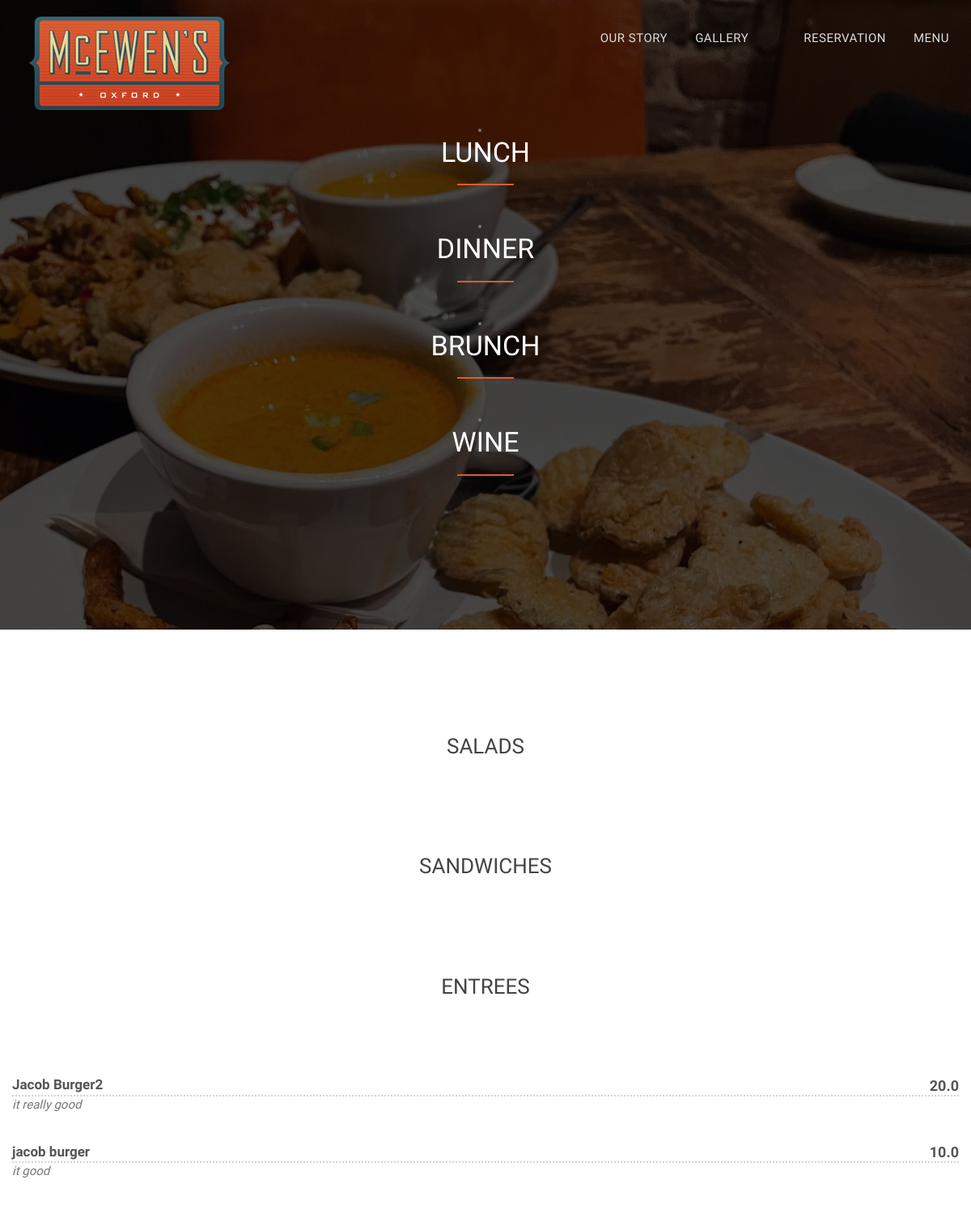
Page /lunch/ on the earlier database version.
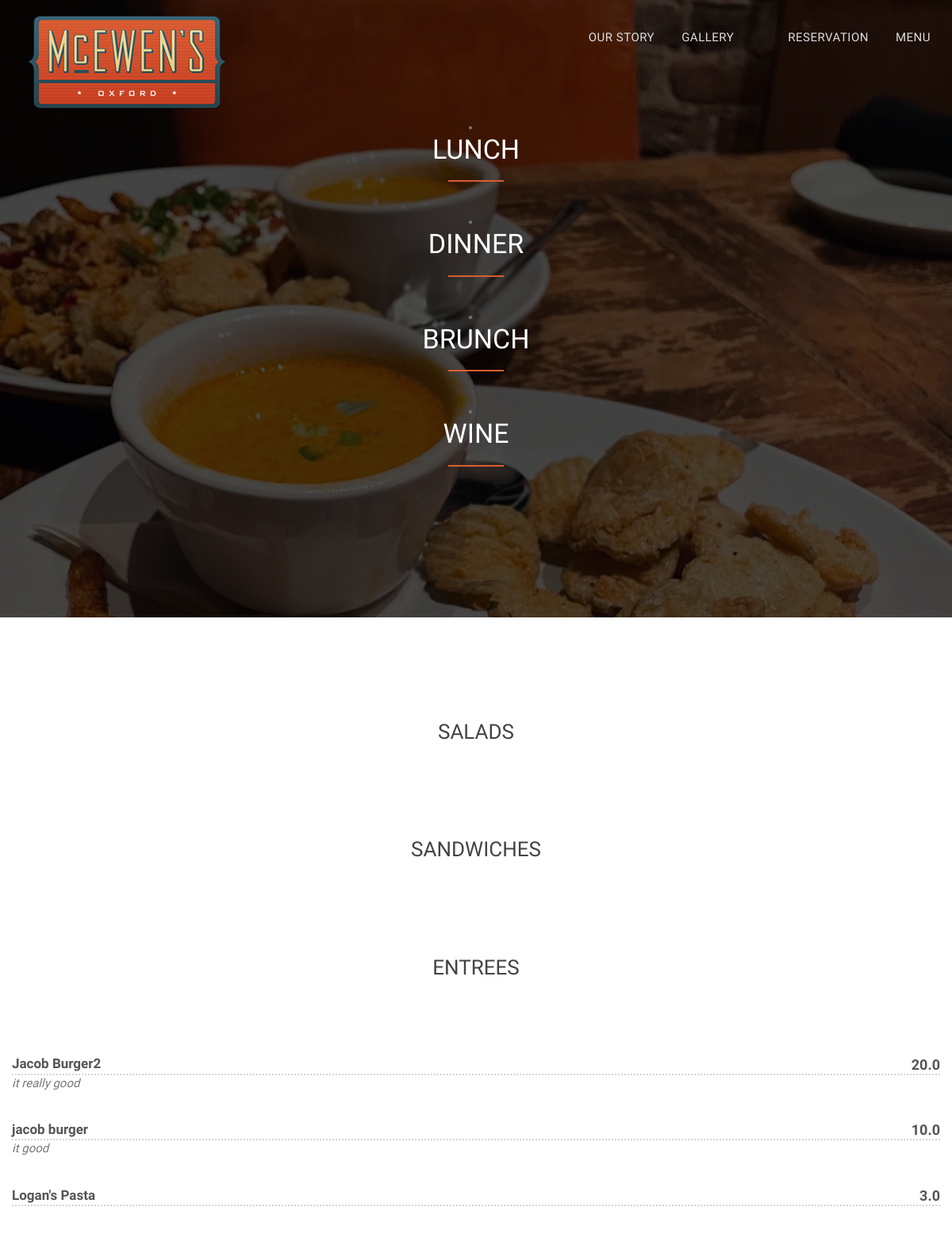
Same page on the later database version.
### mcewens/models.py (models this page shows)
class MenuItem(models.Model):
    name = models.CharField(max_length=50)
    CATEGORY_CHOICES = (
        ("Brunch", "Brunch"),
        ("Lunch", "Lunch"),
        ("Dinner", "Dinner"),
        ("Wine and Cocktails", "Wine and Cocktails"),
    )
    category = models.CharField(choices=CATEGORY_CHOICES, max_length=50)
    TYPE_CHOICES = (
        ("Appetizers", "Appetizers"),
        ("Salads", "Salads"),
        ("Entrees", "Entrees"),
        ("Sandwiches", "Sandwiches"),
        ("Desserts", "Desserts"),
        ("Wine", "Wine"),
        ("Cocktails", "Cocktails"),
    )
    item_type = models.CharField(choices=TYPE_CHOICES, max_length=50, blank=True)
    description = models.TextField(max_length=200, blank=True)
    price = models.FloatField()
    CURRENT_CHOICES = (
        (1, "On menu"),
        (0, "Not on menu"),
    )
    current = models.IntegerField(default=1, choices=CURRENT_CHOICES)
    class Meta:
        unique_together = ("name", "category")

### mcewens/views.py (the view)
# urls.py: path("lunch/", lunch_view, name="lunch"),
def lunch_view(request):
    TYPES = ("Salads", "Sandwiches", "Entrees")
    lunch_item = get_current_by_category("Lunch").values()
    return render(request, "lunch.html", {"types": TYPES, "items": lunch_item})

### mcewens/models.py (called while the page is built)
def get_current_by_category(cat):
    return MenuItem.objects.filter(category=cat, current=1)

### mcewens/templates/lunch.html (shortened to what this page needs)
{% extends 'index.html' %} {% block content%}
<div id="restaurant-menu">
  <div class="section-title text-center center">
    <div class="overlay">
      <li>
        <a id="lunch-link" href="{% url 'lunch' %}" class="page-scroll">
          <h2>Lunch</h2>
        </a>
      </li>
      <hr />
      <li>
        <a id="dinner-link" href="{% url 'dinner' %}" class="page-scroll">
          <h2>Dinner</h2>
        </a>
      </li>
      <hr />
      <li>
        <a id="brunch-link" href="{% url 'brunch' %}" class="page-scroll">
          <h2>Brunch</h2>
        </a>
      </li>
      <hr />
      <li>
        <a id="wine-link" href="{% url 'wine' %}" class="page-scroll">
          <h2>Wine</h2>
        </a>
      </li>
      <hr />
    </div>
  </div>
  <div class="container">
    <div class="row">
   {% for type in types %}
      <div class="container">
        <div class="row">
           <div class="overlay">
            <h2 class="menu-section-title">{{ type }}</h2>
            <div class="overlay">
              <div class="container">
                <div class="row">
                    {% for item in items %} {% if item.item_type == type %}
                    <div class="menu-item">
                      <div class="menu-item-name">{{ item.name }}</div>
                      <div class="menu-item-price">{{ item.price }}</div>
                      <div class="menu-item-description">{{ item.description }}</div>
                    </div>
                    {% endif %} {% endfor %} {% endfor %}
                  </div>
                  {% endblock content%}

Differences in the rows shown:
added MenuItem: name "Logan's Pasta", price "3.0"
